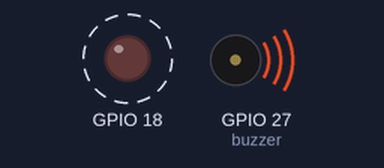
The sketch below on a simulated ESP32. On the bench: output pins drawn as LEDs (lit = HIGH), buzzer (waves = sounding). Dashed ring = blinking. What the sketch prints to the serial monitor is not drawn.

Above: at 2.67 s.
At 38.87 s:
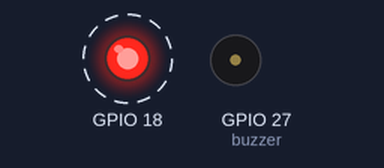
Timing chart, 0 to 40.0 s (numbered marks = the images above):
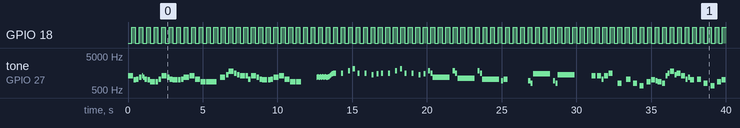

The sketch:

Buzzer_11_play_rtttl_nonblocking.ino
```cpp
// @author Filippo Bilardo
#include <Arduino.h>

#include "RtttlPlayer.h"
#include "Melodie.h"

NonBlockingBuzzer buzzer(27);
const char* melodies[]={mTetris,mMission,mSuperMario};
int indexMelody=0;
bool paused=false, finished=false;
unsigned long pausedAt=0, ledChanged=0;
bool ledState=false;
void setup() {
  Serial.begin(115200); buzzer.begin();
  pinMode(18,OUTPUT); digitalWrite(18,LOW);
  ledChanged=millis(); buzzer.startPlay(melodies[0]);
}
void loop() {
  const unsigned long now=millis();
  buzzer.update();
  if (now-ledChanged>=250) { ledChanged=now; ledState=!ledState; digitalWrite(18,ledState); }
  if (!finished && !buzzer.isPlayingMelody()) {
    if (!paused) { paused=true; pausedAt=now; }
    else if (now-pausedAt>=1000) {
      if (++indexMelody<3) { paused=false; buzzer.startPlay(melodies[indexMelody]); }
      else { finished=true; Serial.println("FINE MELODIE"); }
    }
  }
  delay(1);
}
```

Melodie.h
```cpp
#pragma once

const char* mTetris = "tetris:d=4,o=5,b=160:e6,8b,8c6,8d6,16e6,16d6,8c6,8b,a,8a,8c6,e6,8d6,8c6,b,8b,8c6,d6,e6,c6,a,2a,8p,d6,8f6,a6,8g6,8f6,e6,8e6,8c6,e6,8d6,8c6,b,8b,8c6,d6,e6,c6,a,a";
const char* mMission = "MissionImp:d=16,o=6,b=95:32d,32d#,32d,32d#,32d,32d#,32d,32d#,32d,32d,32d#,32e,32f,32f#,32g,g,8p,g,8p,a#,p,c7,p,g,8p,g,8p,f,p,f#,p,g,8p,g,8p,a#,p,c7,p,g,8p,g,8p,f,p,f#,p,a#,g,2d,32p,a#,g,2c#,32p,a#,g,2c,a#5,8c,2p,32p,a#5,g5,2f#,32p,a#5,g5,2f";
const char* mSuperMario = "Super Mario:d=4,o=5,b=100:16e6,16e6,32p,8e6,16c6,8e6,8g6,8p,8g,8p,8c6,16p,8g,16p,8e,16p,8a,8b,16a#,8a,16g.,16e6,16g6,8a6,16f6,8g6,8e6,16c6,16d6,8b,16p,8c6,16p,8g,16p,8e,16p,8a,8b,16a#,8a,16g.,16e6,16g6,8a6,16f6,8g6,8e6,16c6,16d6,8b";
const char *mPengo = "Pengo:d=4,o=5,b=140:8e6,8d6,8e6,8b,8g,8b,e,8e6,8d6,8e6,8b,8g,8b,e,8e6,8f#6,8g6,16f#6,8g.6,8e6,8f#6,16e6,8f#.6,8d6,8e6,8c6,8g,8c6,8e6";
const char* mPinkPanther="pinkpanther:d=4,o=5,b=160:8d#,8e,2p,8f#,8g,2p,8d#,8e,16p,8f#,8g,16p,8c6,8b,16p,8d#,8e,16p,8b,1a#,8c6,8a,16p,8d#,8e,16p,8f#,8g,16p,8a#,8a,16p,8d#,8e,16p,8f#,8g,16p,8c6,8b,16p,8d#,8e,16p,8b,1a#,8c6,8a,16p,8d#,8e,16p,8f#,8g,16p,8a#,8a,16p,8f#,8g,16p,8d#,8e,16p,8f#,8g,16p,8a#,8b,16p,8f#,8g,16p,8d#,8e,16p,8f#,8g,16p,8c6,8b,16p,8d#,8e,16p,8b,1a#";
const char* mMario = "Mario:d=4,o=6,b=180:e6,8e6,8e6,8c6,8e6,g6,8g5,c6,8g5,e5,a5,b5,a5,8g5,e6,g6,a6,f6,g6,e6,c6,d6,b5";
const char* mArkanoid = "Arkanoid:d=4,o=5,b=140:8g6,16p,16g.6,2a#6,32p,8a6,8g6,8f6,8a6,2g6";
const char* mCantina = "Cantina:d=4,o=5,b=250:8a,8p,8d6,8p,8a,8p,8d6,8p,8a,8d6,8p,8a,8p,8g#,a,8a,8g#,8a,g,8f#,8g,8f#,f.,8d.,16p,p.,8a,8p,8d6,8p,8a,8p,8d6,8p,8a,8d6,8p,8a,8p,8g#,8a,8p,8g,8p,g.,8f#,8g,8p,8c6,a#,a,g";
const char* mAdams = "AdamsFam:d=8,o=5,b=160:c,4f,a,4f,c,4b4,2g,f,4e,g,4e,g4,4c,2f,c,4f,a,4f,c,4b4,2g,f,4e,c,4d,e,1f,c,d,e,f,1p,d,e,f#,g,1p,d,e,f#,g,4p,d,e,f#,g,4p,c,d,e,f";
const char* mUnderworld = "Underworld:d=4,o=5,b=140:8c,16c,16g#,16g,16f,16e,16d#,16d,16c,16g#,16g,16f,16e,16d#,16d,16c,16g#,16g,16g#,16g,16a#,16a,16g#,16f,16d#,16d,16d#,16d,16e,16d#,16g#,16g,16g#,16g,16a#,16a,16g#,16f,16d#,16d,16d#,16d,16c";
const char* mStarWars = "StarWars:d=4,o=5,b=120:8f,8f,8f,2a#.,2f.6,8d#6,8d6,8c6,2a#.6,f.6,8d#6,8d6,8c6,2a#.6,f.6,8d#6,8d6,8d#6,2c6";
const char* mStarWarsAlt = "StarWars:d=4,o=5,b=45:32p,32f#,32f#,32f#,8b.,8f#.6,32e6,32d#6,32c#6,8b.6,16f#.6,32e6,32d#6,32c#6,8b.6,16f#.6,32e6,32d#6,32e6,8c#.6,32f#,32f#,32f#,8b.,8f#.6,32e6,32d#6,32c#6,8b.6,16f#.6,32e6,32d#6,32c#6,8b.6,16f#.6,32e6,32d#6,32e6,8c#6";
const char* mGoodBad = "GoodBad:d=4,o=5,b=56:32p,32a#,32d#6,32a#,32d#6,8a#.,16f#.,16g#.,d#,32a#,32d#6,32a#,32d#6,8a#.,16f#.,16g#.,c#6,32a#,32d#6,32a#,32d#6,8a#.,16f#.,32f.,32d#.,c#,32a#,32d#6,32a#,32d#6,8a#.,16g#.,d#";
const char* mGadget = "Gadget:d=16,o=5,b=50:32d#,32f,32f#,32g#,a#,f#,a,f,g#,f#,32d#,32f,32f#,32g#,a#,d#6,4d6,32d#,32f,32f#,32g#,a#,f#,a,f,g#,f#,8d#";
const char* mSmurfs = "Smurfs:d=32,o=5,b=200:4c#6,16p,4f#6,p,16c#6,p,8d#6,p,8b,p,4g#,16p,4c#6,p,16a#,p,8f#,p,8a#,p,4g#,4p,g#,p,a#,p,b,p,c6,p,4c#6,16p,4f#6,p,16c#6,p,8d#6,p,8b,p,4g#,16p,4c#6,p,16a#,p,8b,p,8f,p,4f#";
const char* mMahnaMahna = "MahnaMahna:d=16,o=6,b=125:c#,c.,b5,8a#.5,8f.,4g#,a#,g.,4d#,8p,c#,c.,b5,8a#.5,8f.,g#.,8a#.,4g,8p,c#,c.,b5,8a#.5,8f.,4g#,f,g.,8d#.,f,g.,8d#.,f,8g,8d#.,f,8g,d#,8c,a#5,8d#.,8d#.,4d#,8d#.";
const char* mLeisureSuit = "LeisureSuit:d=16,o=6,b=56:f.5,f#.5,g.5,g#5,32a#5,f5,g#.5,a#.5,32f5,g#5,32a#5,g#5,8c#.,a#5,32c#,a5,a#.5,c#.,32a5,a#5,32c#,d#,8e,c#.,f.,f.,f.,f.,f,32e,d#,8d,a#.5,e,32f,e,32f,c#,d#.,c#";
const char* mFlinstones = "Flinstones:d=4,o=5,b=40:32p,16f6,16a#,16a#6,32g6,16f6,16a#.,16f6,32d#6,32d6,32d6,32d#6,32f6,16a#,16c6,d6,16f6,16a#.,16a#6,32g6,16f6,16a#.,32f6,32f6,32d#6,32d6,32d6,32d#6,32f6,16a#,16c6,a#,16a6,16d.6,16a#6,32a6,32a6,32g6,32f#6,32a6,8g6,16g6,16c.6,32a6,32a6,32g6,32g6,32f6,32e6,32g6,8f6,16f6,16a#.,16a#6,32g6,16f6,16a#.,16f6,32d#6,32d6,32d6,32d#6,32f6,16a#,16c.6,32d6,32d#6,32f6,16a#,16c.6,32d6,32d#6,32f6,16a#6,16c7,8a#.6";
const char* mIndiana = "Indiana:d=4,o=5,b=250:e,8p,8f,8g,8p,1c6,8p.,d,8p,8e,1f,p.,g,8p,8a,8b,8p,1f6,p,a,8p,8b,2c6,2d6,2e6,e,8p,8f,8g,8p,1c6,p,d6,8p,8e6,1f.6,g,8p,8g,e.6,8p,d6,8p,8g,e.6,8p,d6,8p,8g,f.6,8p,e6,8p,8d6,2c6";
const char* mTakeOnMe = "TakeOnMe:d=4,o=4,b=160:8f#5,8f#5,8f#5,8d5,8p,8b,8p,8e5,8p,8e5,8p,8e5,8g#5,8g#5,8a5,8b5,8a5,8a5,8a5,8e5,8p,8d5,8p,8f#5,8p,8f#5,8p,8f#5,8e5,8e5,8f#5,8e5,8f#5,8f#5,8f#5,8d5,8p,8b,8p,8e5,8p,8e5,8p,8e5,8g#5,8g#5,8a5,8b5,8a5,8a5,8a5,8e5,8p,8d5,8p,8f#5,8p,8f#5,8p,8f#5,8e5,8e5";
const char* mMuppets = "Muppets:d=4,o=5,b=250:c6,c6,a,b,8a,b,g,p,c6,c6,a,8b,8a,8p,g.,p,e,e,g,f,8e,f,8c6,8c,8d,e,8e,8e,8p,8e,g,2p,c6,c6,a,b,8a,b,g,p,c6,c6,a,8b,a,g.,p,e,e,g,f,8e,f,8c6,8c,8d,e,8e,d,8d,c";
const char* mSimpsons = "Simpsons:d=4,o=5,b=160:c.6,e6,f#6,8a6,g.6,e6,c6,8a,8f#,8f#,8f#,2g,8p,8p,8f#,8f#,8f#,8g,a#.,8c6,8c6,8c6,c6";
const char* mEntertainer = "Entertainer:d=4,o=5,b=140:8d,8d#,8e,c6,8e,c6,8e,2c.6,8c6,8d6,8d#6,8e6,8c6,8d6,e6,8b,d6,2c6,p,8d,8d#,8e,c6,8e,c6,8e,2c.6,8p,8a,8g,8f#,8a,8c6,e6,8d6,8c6,8a,2d6";
const char* mEntertain="entertain:d=4,o=5,b=140:8g,8c6,8e6,c6,g,8c6,8e6,c6,g,8c6,8e6,c6,g,8c6,8e6,c6,c,8d,8g,f,d,8f,8a,f,c,8c,8e,g,c6,8c6,8e6,c6,c6,8c6,8e6,c6,c,8d,8g,f,d,8f,8a,f,c,8c,8e,g";
const char* mCountdown = "Countdown:d=4,o=5,b=125:p,8p,16b,16a,b,e,p,8p,16c6,16b,8c6,8b,a,p,8p,16c6,16b,c6,e,p,8p,16a,16g,8a,8g,8f#,8a,g.,16f#,16g,a.,16g,16a,8b,8a,8g,8f#,e,c6,2b.,16b,16c6,16b,16a,1b";
const char* mHawaii = "Hawaii50:d=4,o=6,b=80:16c.,16d.,16d#.,16f.,16g.,16a.,16a#.,16b.,c.7,16c.7,16a#.,16a.,16g.,16a.,16a#.,16a.,16g.,16f.,16g.,16f.,16e.,16f.,16g.,16f.,16e.,16d.,16e.,16d.,16c.,16d.,16e.,16d.,16c.,16b5.,16c.,16b5.,16a#.5,16b.5,16c.,a5,1p";
const char* mZelda = "Zelda:d=4,o=5,b=125:a#,f.,8a#,16a#,16c6,16d6,16d#6,2f6,8p,8f6,16f.6,16f#6,16g#.6,2a#.6,16a#.6,16g#6,16f#.6,8g#.6,16f#.6,2f6,f6,8d#6,16d#6,16f6,2f#6,8f6,8d#6,8c#6,16c#6,16d#6,2f6,8d#6,8c#6,8c6,16c6,16d6,2e6,g6,8f6,16f,16f,8f,16f,16f,8f,16f,16f,8f,8f,a#,f.,8a#,16a#,16c6,16d6,16d#6,2f6,8p,8f6,16f.6,16f#6,16g#.6,2a#.6,c#7,c7,2a6,f6,2f#.6,a#6,a6,2f6,f6,2f#.6,a#6,a6,2f6,d6,2d#.6,f#6,f6,2c#6,a#,c6,16d6,2e6,g6,8f6,16f,16f,8f,16f,16f,8f,16f,16f,8f,8f";
const char* nHauntHouse="HauntHouse:d=4,o=5,b=108:2a4,2e,2d#,2b4,2a4,2c,2d,2a#4,2e.,e,1f4,1a4,1d#,2e.,d,2c.,b4,1a4,1p,2a4,2e,2d#,2b4,2a4,2c,2d,2a#4,2e.,e,1f4,1a4,1d#,2e.,d,2c.,b4,1a4";
const char* mBeethoven = "Beethoven:d=4,o=5,b=160:c,e,c,g,c,c6,8b,8a,8g,8a,8g,8f,8e,8f,8e,8d,c,e,g,e,c6,g";
const char* mJingle = "JingleBell:d=8,o=5,b=112:32p,a,a,a,a,a,a,a,c6,f.,g.,a,p,a#,a#,a#,a#,a#,a#,a#,d6,a#.,a.,2g";
const char* mBond = "Bond:d=4,o=5,b=80:32p,16c#6,32d#6,32d#6,16d#6,8d#6,16c#6,16c#6,16c#6,16c#6,32e6,32e6,16e6,8e6,16d#6,16d#6,16d#6,16c#6,32d#6,32d#6,16d#6,8d#6,16c#6,16c#6,16c#6,16c#6,32e6,32e6,16e6,8e6,16d#6,16d6,16c#6,16c#7,c.7,16g#6,16f#6,g#.6";
const char* mGgodfather = "Godfather:d=8,o=5,b=80:g,c6,b,a,2c,a,c6,a,c6,2g6,g,c6,b,a,2c,a,4c6,2a,4e.6,2e6,e6,d6,c6,2b,a,c6,a,c6,2g6,g,c6,b,a,2c,a,4c6,2a";
const char* mXfiles = "Xfiles:d=4,o=5,b=125:e,b,a,b,d6,2b.,1p,e,b,a,b,e6,2b.,1p,g6,f#6,e6,d6,e6,2b.,1p,g6,f#6,e6,d6,f#6,2b.,1p,e,b,a,b,d6,2b.,1p,e,b,a,b,e6,2b.,1p,e6,2b.";
const char* mLooney = "Looney:d=4,o=5,b=140:32p,c6,8f6,8e6,8d6,8c6,a.,8c6,8f6,8e6,8d6,8d#6,e.6,8e6,8e6,8c6,8d6,8c6,8e6,8c6,8d6,8a,8c6,8g,8a#,8a,8f";
const char* m20thCenFox = "20thCenFox:d=16,o=5,b=140:b,8p,b,b,2b,p,c6,32p,b,32p,c6,32p,b,32p,c6,32p,b,8p,b,b,b,32p,b,32p,b,32p,b,32p,b,32p,b,32p,b,32p,g#,32p,a,32p,b,8p,b,b,2b,4p,8e,8g#,8b,1c#6,8f#,8a,8c#6,1e6,8a,8c#6,8e6,1e6,8b,8g#,8a,2b";
const char* mMASH = "MASH:d=8,o=5,b=140:4a,4g,f#,g,p,f#,p,g,p,f#,p,2e.,p,f#,e,4f#,e,f#,p,e,p,4d.,p,f#,4e,d,e,p,d,p,e,p,d,p,2c#.,p,d,c#,4d,c#,d,p,e,p,4f#,p,a,p,4b,a,b,p,a,p,b,p,2a.,4p,a,b,a,4b,a,b,p,2a.,a,4f#,a,b,p,d6,p,4e.6,d6,b,p,a,p,2b";
const char* mTopGun = "TopGun:d=4,o=4,b=31:32p,16c#,16g#,16g#,32f#,32f,32f#,32f,16d#,16d#,32c#,32d#,16f,32d#,32f,16f#,32f,32c#,16f,d#,16c#,16g#,16g#,32f#,32f,32f#,32f,16d#,16d#,32c#,32d#,16f,32d#,32f,16f#,32f,32c#,g#";
const char* mATeam = "A-Team:d=8,o=5,b=125:4d#6,a#,2d#6,16p,g#,4a#,4d#.,p,16g,16a#,d#6,a#,f6,2d#6,16p,c#.6,16c6,16a#,g#.,2a#";
const char* mJeopardy = "Jeopardy:d=4,o=6,b=125:c,f,c,f5,c,f,2c,c,f,c,f,a.,8g,8f,8e,8d,8c#,c,f,c,f5,c,f,2c,f.,8d,c,a#5,a5,g5,f5,p,d#,g#,d#,g#5,d#,g#,2d#,d#,g#,d#,g#,c.7,8a#,8g#,8g,8f,8e,d#,g#,d#,g#5,d#,g#,2d#,g#.,8f,d#,c#,c,p,a#5,p,g#.5,d#,g#";
const char* mSmbdeath = "smbdeath:d=4,o=5,b=90:32c6,32c6,32c6,8p,16b,16f6,16p,16f6,16f.6,16e.6,16d6,16c6,16p,16e,16p,16c";
const char* mMonty = "Monty P:d=4,o=5,b=200:f6,8e6,d6,8c#6,c6,8b,a#,8a,8g,8a,8a#,a,8g,2c6,8p,8c6,8a,8p,8a,8a,8g#,8a,8f6,8p,8c6,8c6,8p,8a,8a#,8p,8a#,8a#,8p,8c6,2d6,8p,8a#,8g,8p,8g,8g,8f#,8g,8e6,8p,8d6,8d6,8p,8a#,8a,8p,8a,8a,8p,8a#,2c6,8p,8c6";
const char* mYaketysax = "Yaketysax:d=4,o=5,b=125:8d.,16e,8g,8g,16e,16d,16a4,16b4,16d,16b4,8e,16d,16b4,16a4,16b4,8a4,16a4,16a#4,16b4,16d,16e,16d,g,p,16d,16e,16d,8g,8g,16e,16d,16a4,16b4,16d,16b4,8e,16d,16b4,16a4,16b4,8d,16d,16d,16f#,16a,8f,d,p,16d,16e,16d,8g,16g,16g,8g,16g,16g,8g,8g,16e,8e.,8c,8c,8c,8c,16e,16g,16a,16g,16a#,8g,16a,16b,16a#,16b,16a,16b,8d6,16a,16b,16d6,8b,8g,8d,16e6,16b,16b,16d,8a,8g,g";
const char* mYMCA = "YMCA:d=4,o=5,b=160:8c#6,8a#,2p,8a#,8g#,8f#,8g#,8a#,c#6,8a#,c#6,8d#6,8a#,2p,8a#,8g#,8f#,8g#,8a#,c#6,8a#,c#6,8d#6,8b,2p,8b,8a#,8g#,8a#,8b,d#6,8f#6,d#6,f.6,d#.6,c#.6,b.,a#,g#";
const char* mBarbieGirl = "BarbieGirl:d=4,o=5,b=125:8g#,8e,8g#,8c#6,a,p,8f#,8d#,8f#,8b,g#,8f#,8e,p,8e,8c#,f#,c#,p,8f#,8e,g#,f#";
const char *mPacman = "pacman:d=16,o=6,b=140:b5,b,f#,d#,8b,8d#,c,c7,g,f,8c7,8e,b5,b,f#,d#,8b,8d#,c,c7,g,f,8c7,8e,d#,d#,c#,b5,c#,d#,d#,d#,c#,b5,c#,d#,c#,c#,b5,c#,d#,d#,d#,c#,b5,c#,d#";
const char *mSpaceInvaders = "spaceinvaders:d=4,o=5,b=112:8c,8d,8e,8f,8g,8a,8b,c6,p,8c6,8b,8a,8g,8f,8e,8d,8c";
const char *mDonkeyKong = "donkeykong:d=4,o=5,b=200:8a#,8p,8d6,16p,16f6,16p,16a#6,8p,16d7,16p,16a#6,16p,16f6,16p,16d6,16p,16a#,16p,16d6,16p,8a#";
const char *mFrogger = "frogger:d=8,o=5,b=100:d#6,c6,g,d#6,c6,g,d#6,c6,a#,a,a#,c6,d6,d#6,f6,d#6,d6,c6,a#,a,a#,16g.,16d#.6,16c.6,16g.,16d#.6,16c.6,16g.,16g.";
const char* mSiren = "siren:d=8,o=5,b=100:d,e,d,e,d,e,d,e";
const char* mScale_up = ":d=32,o=5,b=100:c,c#,d#,e,f#,g#,a#,b";
```

RtttlPlayer.h
```cpp
#pragma once
#include <Arduino.h>
#include <math.h>
#include <string.h>

// Lettore didattico: d=1..64 (potenze di due), o=3..7, b=25..900.
class Buzzer {
  int pin;
  const char* position = nullptr;
  int defaultDuration = 4, defaultOctave = 5, bpm = 120;
  bool playing = false, sounding = false, error = false;
  unsigned long started = 0, duration = 0;
  static void spaces(const char*& p) { while (*p==' ' || *p=='\t') p++; }
  static bool number(const char*& p, int& value) {
    value=0; const char* first=p;
    while (*p>='0' && *p<='9') {
      if (value>10000) return false;
      value=value*10+*p++-'0';
    }
    return p!=first;
  }
  static bool validDuration(int d) { return d>=1 && d<=64 && (d & (d-1))==0; }
  bool fail() {
    stop(); error=true; Serial.println("ERR RTTTL"); return false;
  }
  bool next() {
    spaces(position);
    if (!*position) { stop(); return true; }
    int denominator=defaultDuration, octave=defaultOctave, accidental=0;
    bool dotted=false;
    if (*position>='0' && *position<='9') {
      if (!number(position,denominator)) return fail();
    }
    if (!validDuration(denominator)) return fail();
    char note=*position;
    if (note>='A' && note<='Z') note=char(note-'A'+'a');
    if (!note) return fail();
    position++;
    int semitone;
    switch (note) {
      case 'c': semitone=0; break; case 'd': semitone=2; break;
      case 'e': semitone=4; break; case 'f': semitone=5; break;
      case 'g': semitone=7; break; case 'a': semitone=9; break;
      case 'b': case 'h': semitone=11; break;
      case 'p': semitone=0; break; default: return fail();
    }
    if (*position=='#' || *position=='b') {
      if (note=='p') return fail();
      accidental=*position++=='#'?1:-1;
    }
    if (*position=='.') { dotted=true; position++; }
    if (*position>='0' && *position<='9') octave=*position++-'0';
    if (*position=='.') { if (dotted) return fail(); dotted=true; position++; }
    if (octave<3 || octave>7) return fail();
    spaces(position);
    if (*position==',') position++;
    else if (*position) return fail();
    duration=(240000UL/unsigned(bpm))/unsigned(denominator);
    if (dotted) duration=duration*3/2;
    started=millis();
    if (note=='p') { noTone(pin); sounding=false; }
    else {
      const int midi=(octave+1)*12+semitone+accidental;
      const int frequency=int(440.0*pow(2.0,(midi-69)/12.0)+0.5);
      tone(pin,frequency); sounding=true;
    }
    return true;
  }
 public:
  explicit Buzzer(int p) : pin(p) {}
  void begin() { pinMode(pin,OUTPUT); digitalWrite(pin,LOW); }
  bool startPlay(const char* melody) {
    stop(); error=false;
    if (!melody || !*melody) return fail();
    const char* p=strchr(melody,':');
    if (!p) return fail();
    defaultDuration=4; defaultOctave=5; bpm=120;
    p++;
    while (true) {
      spaces(p);
      if (*p==':') { p++; break; }
      const char key=*p;
      if (!key) return fail();
      p++;
      if (*p++!='=') return fail();
      int value;
      if (!number(p,value)) return fail();
      if (key=='d') defaultDuration=value;
      else if (key=='o') defaultOctave=value;
      else if (key=='b') bpm=value;
      else return fail();
      spaces(p);
      if (*p==',') p++;
      else if (*p!=':') return fail();
    }
    if (!validDuration(defaultDuration) || defaultOctave<3 || defaultOctave>7 || bpm<25 || bpm>900) return fail();
    position=p; playing=true;
    return next();
  }
  void update() {
    if (!playing) return;
    const unsigned long elapsed=millis()-started;
    if (elapsed>=duration) { noTone(pin); sounding=false; next(); }
    else if (sounding && elapsed>=duration*9/10) { noTone(pin); sounding=false; }
  }
  void stop() { noTone(pin); playing=sounding=false; }
  bool isPlayingMelody() const { return playing; }
  bool hasError() const { return error; }
  bool play(const char* melody) {
    if (!startPlay(melody)) return false;
    while (playing) { update(); delay(1); }
    return !error;
  }
};
using NonBlockingBuzzer = Buzzer;
```

Measured:
- by itself, GPIO 18: alternates HIGH for 0.25 s and LOW for 0.25 s
- by itself, tone on GPIO 27 (buzzer): plays 1319 Hz for 0.34 s, 988 Hz for 0.17 s, 1047 Hz for 0.17 s, 1175 Hz for 0.17 s, 1319 Hz for 0.08 s, 1175 Hz for 0.08 s … (116 notes in this stretch)
